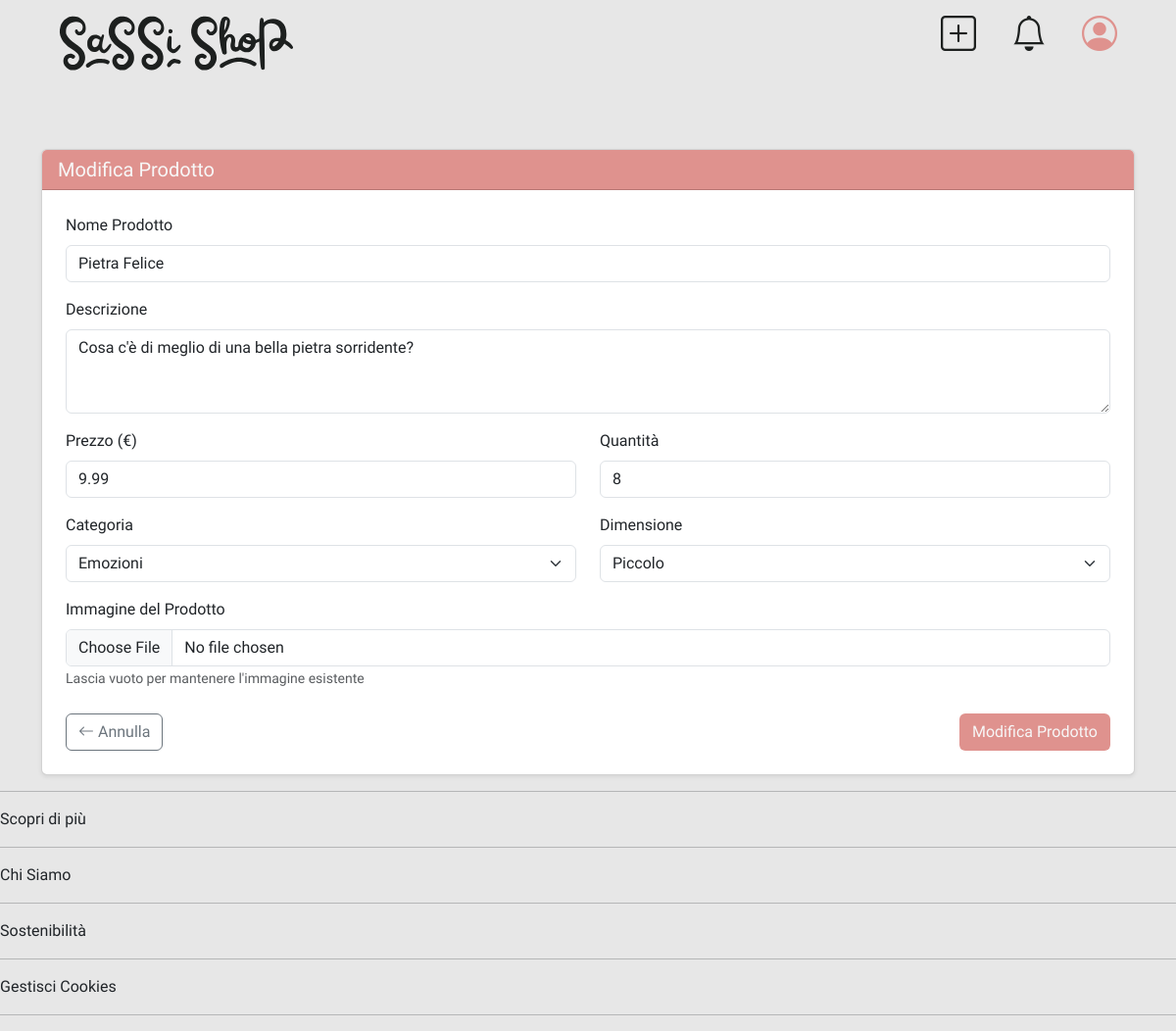
The app's page /?page=manageProduct&action=edit&id=8 (signed in) with its own data.
### tables this page shows
CREATE TABLE IF NOT EXISTS Product (
    id INT AUTO_INCREMENT PRIMARY KEY,
    name VARCHAR(127) NOT NULL,
    description TEXT,
    price DECIMAL(10, 2) NOT NULL,
    quantity INT NOT NULL,
    category INT NOT NULL,
    size INT NOT NULL,
    image TEXT DEFAULT "",
    isCollection BOOLEAN DEFAULT FALSE,
    FOREIGN KEY (category) REFERENCES Category(id) ON DELETE RESTRICT,
    FOREIGN KEY (size) REFERENCES Size(id) ON DELETE RESTRICT
);

### db/database.php (called while the page is built, shortened)
<?php
class DatabaseHelper {
    private ?mysqli $db = null;
    private array $configuration;
    public function __construct() {
        $this->configuration = [
            'servername' => 'localhost',
            'username' => 'root',
            'password' => '',
            'database' => 'SassiShop',
            'charset' => 'utf8mb4'
        ];
    }
    private function connect(): void {
        if ($this->db === null) {
            try {
                $this->db = new mysqli(
                    $this->configuration['servername'],
                    $this->configuration['username'],
                    $this->configuration['password'],
                    $this->configuration['database']
                );
                $this->db->set_charset($this->configuration['charset']);
            } catch(Exception $e) {
                throw new Exception("Connection failed: " . $e->getMessage());
            }
        }
    }
    private function execute(string $sql, array $params = []): mysqli_stmt {
        $temp = $this->db->prepare($sql);
        if (!empty($params)) {
            $types = str_repeat('s', count($params));
            $temp->bind_param($types, ...array_values($params));
        }
        if (!$temp->execute()) {
            throw new Exception("Execute failed: " . $temp->error);
        }
        return $temp;
    }
    public function getCategories(): array {
        $sql = "SELECT * FROM Category";
        $temp = $this->execute($sql);
        $result = $temp->get_result();
        $categories = $result->fetch_all(MYSQLI_ASSOC);
        return $categories;
    }
    public function getProductInfo(int $productId): array {
        $sql = "SELECT * FROM Product WHERE id = ?";
        $temp = $this->execute($sql, [$productId]);
        $result = $temp->get_result();
        $product = $result->fetch_assoc() ?: [];
        return $product;
    }
    public function getSizes(): array {
        $sql = "SELECT * FROM Size";
        $temp = $this->execute($sql);
        $result = $temp->get_result();
        $sizes = $result->fetch_all(MYSQLI_ASSOC);
        return $sizes;
    }
}
?>

### src/bootstrap.php (called while the page is built, shortened)
<?php
    require_once("../db/database.php");
    $dbh = new DatabaseHelper();
?>

### src/template/manageProduct.php (the view, shortened to what this page needs)
<?php
$editMode = isset($_GET['action']) && $_GET['action'] === 'edit';
$productToEdit = null;
if($editMode && isset($_GET['id'])) {
    $productToEdit = $dbh->getProductInfo($_GET['id']);
}
?>
<div class="container mt-5">
    <div class="card shadow-sm">
        <div class="card-header form-profile">
            <h5 class="card-title mb-0"><?php echo $editMode ? "Modifica" : "Aggiungi Nuovo"; ?> Prodotto</h5>
        </div>
        <div class="card-body p-4">
            <form action="#" method="POST" enctype="multipart/form-data">
                <div class="mb-3">
                    <label for="productName" class="form-label">Nome Prodotto</label>
                    <input type="text" class="form-control" id="productName" name="productName"
                           value="<?php echo $editMode ? htmlspecialchars($productToEdit['name']) : ''; ?>" required>
                </div>
                <div class="mb-3">
                    <label for="productDescription" class="form-label">Descrizione</label>
                    <textarea class="form-control product-description" id="productDescription" name="productDescription"
                              maxlength="255" rows="3" required><?php echo $editMode ? htmlspecialchars($productToEdit['description']) : ''; ?></textarea>
                </div>
                <div class="row mb-3">
                    <div class="col-md-6">
                        <label for="productPrice" class="form-label">Prezzo (€)</label>
                        <input type="number" class="form-control" id="productPrice" name="productPrice" step="0.01"
                               value="<?php echo $editMode ? $productToEdit['price'] : '9.99'; ?>" min="0.01" max="9999.99" required>
                    </div>
                    <div class="col-md-6">
                        <label for="productQuantity" class="form-label">Quantità</label>
                        <input type="number" class="form-control" id="productQuantity" name="productQuantity"
                               value="<?php echo $editMode ? $productToEdit['quantity'] : '1'; ?>" min="1" max="999" required>
                    </div>
                </div>
                <div class="row mb-3">
                    <div class="col-md-6">
                        <label for="productCategory" class="form-label">Categoria</label>
                        <select class="form-select" id="productCategory" name="productCategory" required>
                            <?php foreach ($dbh->getCategories() as $category): ?>
                                <option value="<?php echo $category['id']; ?>"><?php echo $category['name']; ?></option>
                            <?php endforeach; ?>
                        </select>
                    </div>
                    <div class="col-md-6">
                        <label for="productSize" class="form-label">Dimensione</label>
                        <select class="form-select" id="productSize" name="productSize" required>
                            <?php foreach ($dbh->getSizes() as $size): ?>
                                <option value="<?php echo $size['id']; ?>"><?php echo $size['size']; ?></option>
                            <?php endforeach; ?>
                        </select>
                    </div>
                </div>
                <div class="mb-4">
                    <label for="productImage" class="form-label">Immagine del Prodotto</label>
                    <input type="file" class="form-control" id="productImage" name="productImage"
                           accept=".jpg,.jpeg,.png" <?php echo !$editMode ? 'required' : ''; ?>>
                    <?php if($editMode): ?>
                        <small class="text-muted">Lascia vuoto per mantenere l'immagine esistente</small>
                    <?php endif; ?>
                </div>
                <div class="d-flex justify-content-between align-items-center">
                    <a href="?page=search" class="btn btn-outline-secondary">
                        <i class="bi bi-arrow-left"></i> Annulla
                    </a>
                    <button type="submit" class="btn create-product-button">
                        <?php echo $editMode ? "Modifica Prodotto" : "Aggiungi Prodotto"; ?>
                    </button>
                </div>
            </form>
        </div>
    </div>
</div>

### assets/styles/style.css (style rules this page uses)
:root.light-mode { --background-color: rgba(231, 231, 231, 1); --background-half-color: rgba(211, 211, 211, 1); --text-color: rgba(29, 32, 31, 1); --placeholder-color: rgba(29, 32, 31, 0.625); --primary-color: rgba(223, 146, 142, 1); --primary-hover-color: rgba(227, 160, 156, 1); --secondary-color: rgba(197, 136, 130, 1); --secondary-hover-color: rgba(209, 151, 148, 1); --highlight-color: rgba(234, 210, 172, 1); --highlight-color-hover: rgba(223, 194, 155, 1); --controls-background-color: rgba(247, 247, 247, 1); --controls-border-color: rgba(204, 204, 204, 1); --controls-hover-color: rgba(250, 250, 250, 1); --controls-disabled-color: rgba(176, 176, 176, 1); --success-color: rgba(76, 175, 80, 1); --success-color-hover: rgba(58, 158, 69, 1); --warning-color: rgba(255, 193, 7, 1); --warning-color-hover: rgba(224, 168, 0, 1); --error-color: rgba(244, 67, 54, 1); --error-color-hover: rgba(214, 52, 42, 1); --info-color: rgba(33, 150, 243, 1); --info-color-hover: rgba(30, 135, 226, 1); }
* { transition: all 0.3s ease; }
body { margin: 0; padding: 0; background-color: var(--background-color); font-family: 'Istok Web'; }
.home-go-to-sold-collections, .home-go-to-loved-categories, .form-profile { background-color: var(--primary-color); color: var(--controls-background-color); }
.product-description { min-height: 15vh; max-height: 20vh; }
.create-product-button { background-color: var(--primary-color); color: var(--controls-background-color); }

### records on screen
product: productName "Pietra Felice", productDescription "Cosa c'è di meglio di una bella pietra sorridente?", productPrice "9.99", productQuantity "8"

### other values on screen
form field productCategory "Emozioni"
form field productSize "Piccolo"
